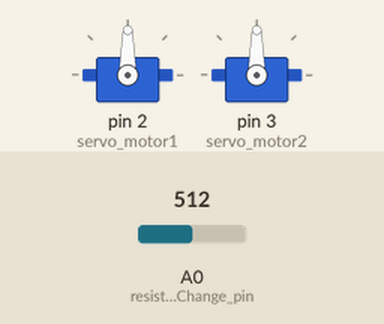
Bench run of a sketch on a simulated Arduino Uno, built with avr-gcc and run on an emulated ATmega328P. On the bench: 2 × servo. The test bench sets the inputs (shaded band); at power-on: A0 (resistorChange_pin) = 512.

Above: at 1.2 s.
1.3 s: A0 (resistorChange_pin) set to 716
At 1.8 s:
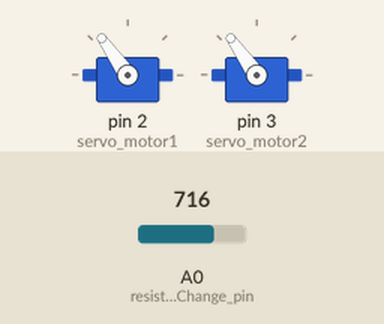
2.8 s: A0 (resistorChange_pin) set to 900
At 3.5 s:
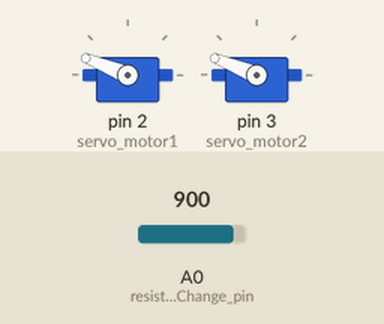
4.3 s: A0 (resistorChange_pin) set to 1023
At 5.3 s:
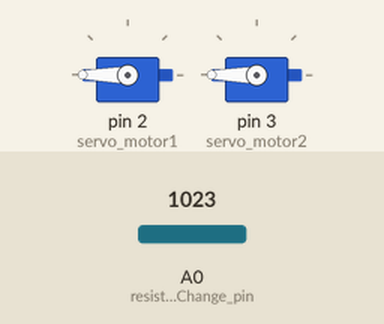
5.8 s: A0 (resistorChange_pin) set to 306
At 7.0 s:
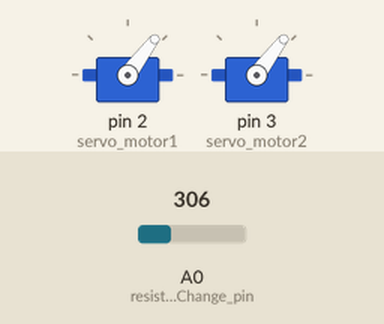
7.3 s: A0 (resistorChange_pin) set to 122
At 7.6 s:
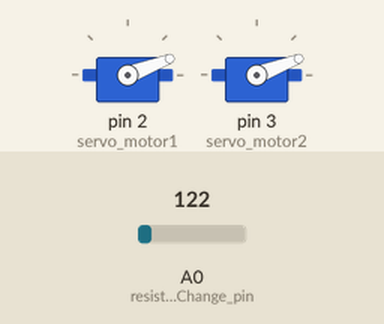
Timing chart, 0 to 9.8 s (numbered marks = the images above; inputs shaded):
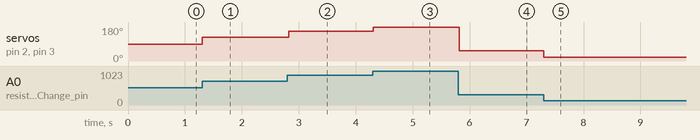

Measured:
- after the input at 1.3 s, servo on pin 2 (servo_motor1), servo on pin 3 (servo_motor2): 90° → 125° at once
- after the input at 2.8 s, servo on pin 2 (servo_motor1), servo on pin 3 (servo_motor2): 125° → 158° at once
- after the input at 4.3 s, servo on pin 2 (servo_motor1), servo on pin 3 (servo_motor2): 158° → 180° at once
- after the input at 5.8 s, servo on pin 2 (servo_motor1), servo on pin 3 (servo_motor2): 180° → 53° at once
- after the input at 7.3 s, servo on pin 2 (servo_motor1), servo on pin 3 (servo_motor2): 53° → 21° at once

The sketch:

feed_back_system.ino
```cpp
#include <Servo.h>
//Import to using the Arduino Servo Library

// Create servo objects to control a servo
Servo servo_motor1;
Servo servo_motor2;

int resistorValue ;
int const resistorChange_pin = A0;


void setup() {

  //Attach the Servo variable to a pin with (pin, min, max)
  servo_motor1.attach(2);
  servo_motor2.attach(3);
  pinMode(resistorChange_pin, INPUT);
}

void loop() {

  //map(value, fromLow, fromHigh, toLow, toHigh)
  resistorValue = map(analogRead(resistorChange_pin), 0, 1023, 0, 180);
  servo_motor1.write(resistorValue);
  servo_motor2.write(resistorValue);

  // Delay n milliseconds
  delay(30);

}
```
